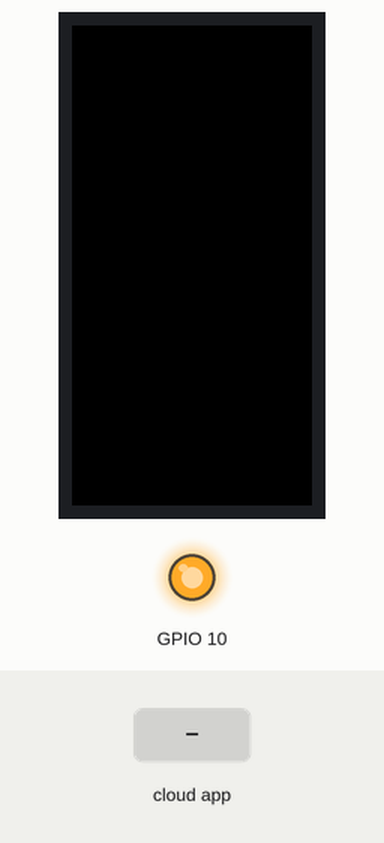
Simulated run of this sketch. Board: ESP32. Shown: 80×160 colour display, output pins drawn as LEDs (lit = HIGH). The inputs (shaded band) are chosen by the test bench. WiFi joins after 1.5 s; servers stay silent unless stated; what the sketch prints to the serial monitor is not drawn.

Above: at 2.8 s.
2.9 s: the phone or cloud app sets M5.LED to 1
At 4.1 s:
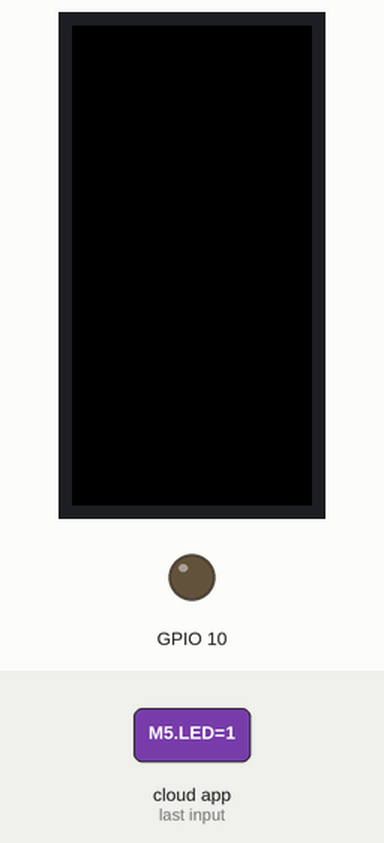
4.4 s: the phone or cloud app sets M5.LED to 0
At 5.4 s:
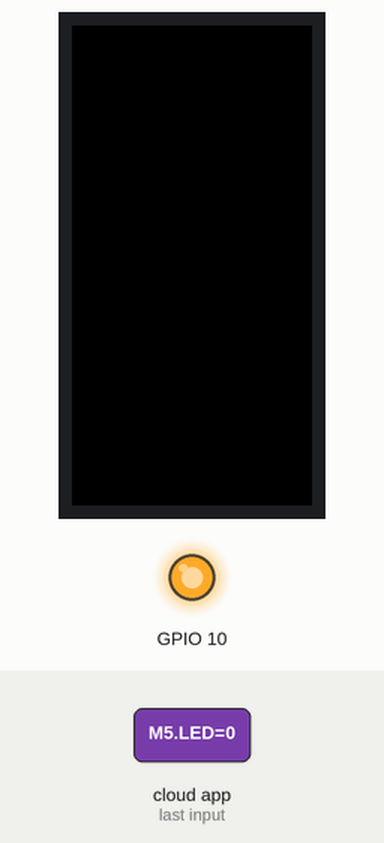
Timing chart, 0 to 7.4 s (numbered marks = the images above; inputs shaded):
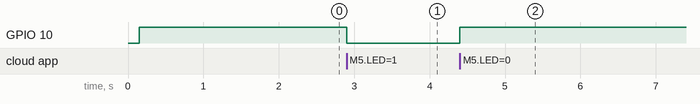

The sketch:

m5_fauxmoesp.ino
```cpp
#include <WiFi.h>
#include "fauxmoESP.h"
#include <M5StickC.h>

#define WIFI_SSID "..."
#define WIFI_PASS "..."

fauxmoESP fauxmo;

// -----------------------------------------------------------------------------

#define SERIAL_BAUDRATE     115200

#define ID_M5_LED           "M5 LED"

// -----------------------------------------------------------------------------

// -----------------------------------------------------------------------------
// Wifi
// -----------------------------------------------------------------------------

void wifiSetup() {

    // Set WIFI module to STA mode
    WiFi.mode(WIFI_STA);

    // Connect
    Serial.printf("[WIFI] Connecting to %s ", WIFI_SSID);
    WiFi.begin(WIFI_SSID, WIFI_PASS);

    // Wait
    while (WiFi.status() != WL_CONNECTED) {
        Serial.print(".");
        delay(100);
    }
    Serial.println();

    // Connected!
    Serial.printf("[WIFI] STATION Mode, SSID: %s, IP address: %s\n", WiFi.SSID().c_str(), WiFi.localIP().toString().c_str());

}

void setup() {
  // put your setup code here, to run once:

    // Init serial port and clean garbage
    Serial.begin(SERIAL_BAUDRATE);
    Serial.println();
    Serial.println();

    M5.begin();

    // LEDs
    pinMode(M5_LED, OUTPUT);
    digitalWrite(M5_LED, HIGH); // Turn off

    // Wifi
    wifiSetup();

    // By default, fauxmoESP creates it's own webserver on the defined port
    // The TCP port must be 80 for gen3 devices (default is 1901)
    // This has to be done before the call to enable()
    fauxmo.createServer(true); // not needed, this is the default value
    fauxmo.setPort(80); // This is required for gen3 devices

    // You have to call enable(true) once you have a WiFi connection
    // You can enable or disable the library at any moment
    // Disabling it will prevent the devices from being discovered and switched
    fauxmo.enable(true);

    // You can use different ways to invoke alexa to modify the devices state:
    // "Alexa, turn yellow lamp on"
    // "Alexa, turn on yellow lamp
    // "Alexa, set yellow lamp to fifty" (50 means 50% of brightness, note, this example does not use this functionality)

    // Add virtual devices
    fauxmo.addDevice(ID_M5_LED);

    fauxmo.onSetState([](unsigned char device_id, const char * device_name, bool state, unsigned char value) {

        // Callback when a command from Alexa is received.
        // You can use device_id or device_name to choose the element to perform an action onto (relay, LED,...)
        // State is a boolean (ON/OFF) and value a number from 0 to 255 (if you say "set kitchen light to 50%" you will receive a 128 here).
        // Just remember not to delay too much here, this is a callback, exit as soon as possible.
        // If you have to do something more involved here set a flag and process it in your main loop.

        Serial.printf("[MAIN] Device #%d (%s) state: %s value: %d\n", device_id, device_name, state ? "ON" : "OFF", value);

        // Checking for device_id is simpler if you are certain about the order they are loaded and it does not change.
        // Otherwise comparing the device_name is safer.

        if (strcmp(device_name, ID_M5_LED)==0) {
//            digitalWrite(M5_LED, state ? HIGH : LOW);
            digitalWrite(M5_LED, state ? LOW : HIGH);
        }

    });

}

void loop() {
  // put your main code here, to run repeatedly:

    // fauxmoESP uses an async TCP server but a sync UDP server
    // Therefore, we have to manually poll for UDP packets
    fauxmo.handle();

    // This is a sample code to output free heap every 5 seconds
    // This is a cheap way to detect memory leaks
    static unsigned long last = millis();
    if (millis() - last > 5000) {
        last = millis();
        Serial.printf("[MAIN] Free heap: %d bytes\n", ESP.getFreeHeap());
    }

    // If your device state is changed by any other means (MQTT, physical button,...)
    // you can instruct the library to report the new state to Alexa on next request:
    // fauxmo.setState(ID_YELLOW, true, 255);

}
```

Measured:
- after the input at 2.9 s, GPIO 10: HIGH → LOW at once
- after the input at 4.4 s, GPIO 10: LOW → HIGH at once
